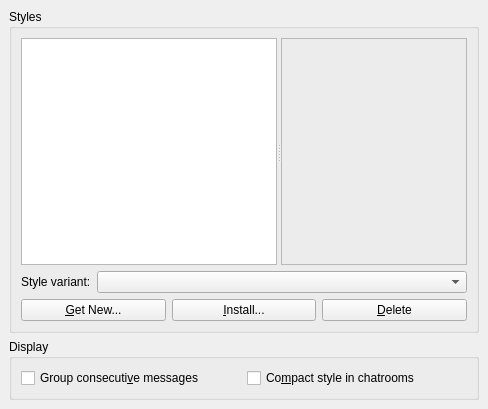
<ui version="4.0" >
 <class>ChatWindowConfig_Style</class>
 <widget class="QWidget" name="ChatWindowConfig_Style" >
  <property name="geometry" >
   <rect>
    <x>0</x>
    <y>0</y>
    <width>488</width>
    <height>409</height>
   </rect>
  </property>
  <property name="sizePolicy" >
   <sizepolicy vsizetype="Expanding" hsizetype="Expanding" >
    <horstretch>0</horstretch>
    <verstretch>0</verstretch>
   </sizepolicy>
  </property>
  <property name="windowTitle" >
   <string>Chat Window Appearance</string>
  </property>
  <layout class="QGridLayout" >
   <property name="margin" >
    <number>9</number>
   </property>
   <property name="spacing" >
    <number>6</number>
   </property>
   <item row="0" column="0" >
    <layout class="QGridLayout" >
     <property name="margin" >
      <number>0</number>
     </property>
     <property name="spacing" >
      <number>6</number>
     </property>
     <item row="1" column="0" >
      <widget class="QGroupBox" name="groupBox" >
       <property name="title" >
        <string>Display</string>
       </property>
       <layout class="QHBoxLayout" >
        <item>
         <widget class="QCheckBox" name="kcfg_groupConsecutiveMessages" >
          <property name="text" >
           <string>Group consecuti&amp;ve messages</string>
          </property>
         </widget>
        </item>
        <item>
         <widget class="QCheckBox" name="kcfg_useCompact" >
          <property name="text" >
           <string>Co&amp;mpact style in chatrooms</string>
          </property>
         </widget>
        </item>
       </layout>
      </widget>
     </item>
     <item row="0" column="0" >
      <widget class="QGroupBox" name="stylesGroupBox" >
       <property name="sizePolicy" >
        <sizepolicy vsizetype="Expanding" hsizetype="Expanding" >
         <horstretch>0</horstretch>
         <verstretch>0</verstretch>
        </sizepolicy>
       </property>
       <property name="title" >
        <string>Styles</string>
       </property>
       <layout class="QGridLayout" >
        <property name="margin" >
         <number>9</number>
        </property>
        <property name="spacing" >
         <number>6</number>
        </property>
        <item row="1" column="0" >
         <layout class="QHBoxLayout" >
          <property name="spacing" >
           <number>6</number>
          </property>
          <property name="margin" >
           <number>0</number>
          </property>
          <item>
           <widget class="QLabel" name="textLabel1" >
            <property name="text" >
             <string>Style variant:</string>
            </property>
           </widget>
          </item>
          <item>
           <widget class="QComboBox" name="variantList" >
            <property name="sizePolicy" >
             <sizepolicy vsizetype="Minimum" hsizetype="Expanding" >
              <horstretch>0</horstretch>
              <verstretch>0</verstretch>
             </sizepolicy>
            </property>
           </widget>
          </item>
         </layout>
        </item>
        <item row="0" column="0" >
         <widget class="QSplitter" name="splitter" >
          <property name="sizePolicy" >
           <sizepolicy vsizetype="MinimumExpanding" hsizetype="Expanding" >
            <horstretch>0</horstretch>
            <verstretch>0</verstretch>
           </sizepolicy>
          </property>
          <property name="orientation" >
           <enum>Qt::Horizontal</enum>
          </property>
          <property name="childrenCollapsible" >
           <bool>false</bool>
          </property>
          <widget class="QListWidget" name="styleList" />
          <widget class="QFrame" name="htmlFrame" >
           <property name="sizePolicy" >
            <sizepolicy vsizetype="Preferred" hsizetype="Preferred" >
             <horstretch>1</horstretch>
             <verstretch>0</verstretch>
            </sizepolicy>
           </property>
           <property name="frameShape" >
            <enum>QFrame::StyledPanel</enum>
           </property>
           <property name="frameShadow" >
            <enum>QFrame::Raised</enum>
           </property>
          </widget>
         </widget>
        </item>
        <item row="2" column="0" >
         <layout class="QHBoxLayout" >
          <property name="spacing" >
           <number>6</number>
          </property>
          <property name="margin" >
           <number>0</number>
          </property>
          <item>
           <widget class="KPushButton" name="btnGetStyles" >
            <property name="enabled" >
             <bool>true</bool>
            </property>
            <property name="toolTip" >
             <string>Get new Chat Window styles over the Internet</string>
            </property>
            <property name="text" >
             <string>&amp;Get New...</string>
            </property>
           </widget>
          </item>
          <item>
           <widget class="KPushButton" name="installButton" >
            <property name="text" >
             <string>&amp;Install...</string>
            </property>
           </widget>
          </item>
          <item>
           <widget class="KPushButton" name="deleteButton" >
            <property name="text" >
             <string>&amp;Delete</string>
            </property>
           </widget>
          </item>
         </layout>
        </item>
       </layout>
      </widget>
     </item>
    </layout>
   </item>
  </layout>
 </widget>
 <customwidgets>
  <customwidget>
   <class>KPushButton</class>
   <extends>QPushButton</extends>
   <header>kpushbutton.h</header>
  </customwidget>
 </customwidgets>
 <tabstops>
  <tabstop>styleList</tabstop>
  <tabstop>variantList</tabstop>
  <tabstop>btnGetStyles</tabstop>
  <tabstop>installButton</tabstop>
  <tabstop>deleteButton</tabstop>
  <tabstop>kcfg_groupConsecutiveMessages</tabstop>
  <tabstop>kcfg_useCompact</tabstop>
 </tabstops>
 <resources/>
 <connections/>
</ui>
